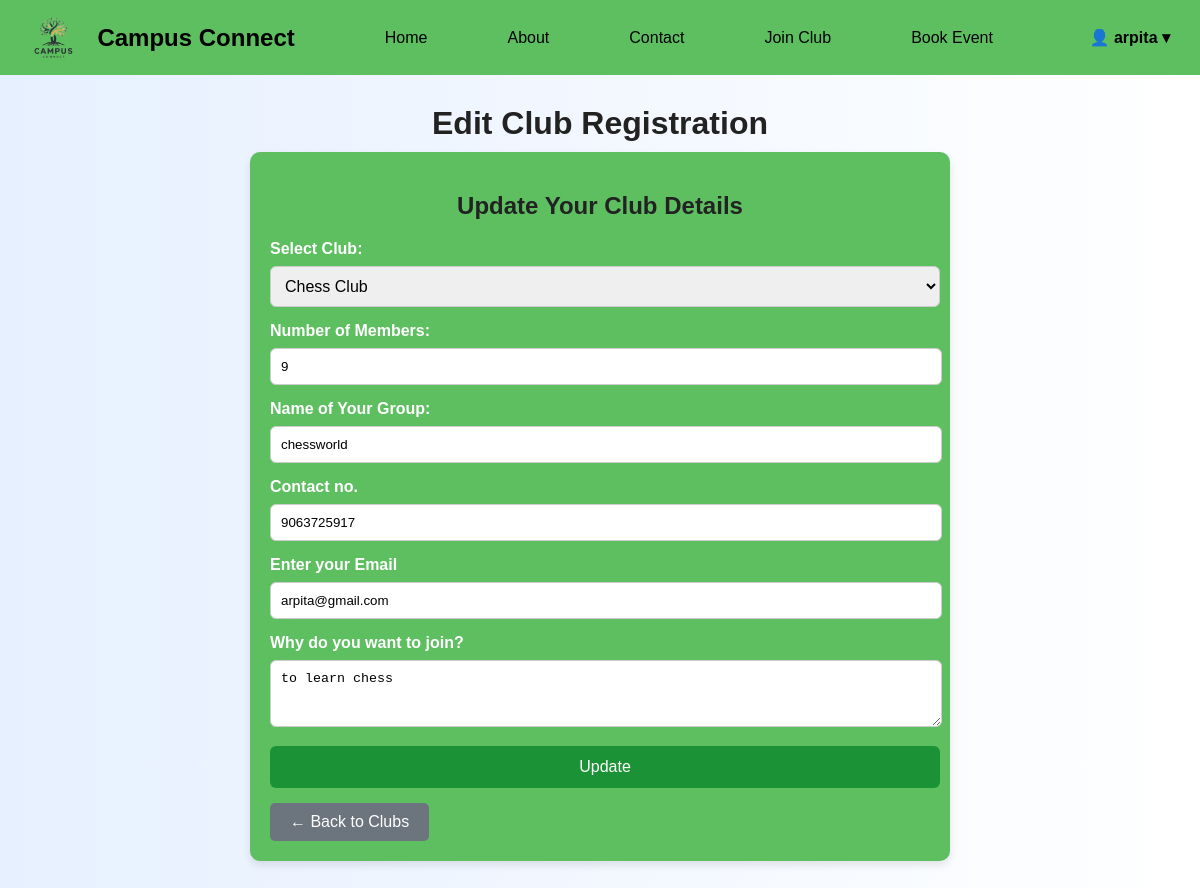
Page /edit_club/38 (signed in) on the committed database.
### tables this page shows
CREATE TABLE club_members (
    id INTEGER PRIMARY KEY AUTOINCREMENT,
    username TEXT NOT NULL,
    club TEXT NOT NULL,
    members INTEGER NOT NULL,
    group_name TEXT NOT NULL,
    reason TEXT,
    joined_at TIMESTAMP DEFAULT CURRENT_TIMESTAMP
, contact TEXT, email TEXT);

### app.py (the view, shortened to what this page needs)
@app.route('/edit_club/<int:id>', methods=['GET', 'POST'])
@login_required
def edit_club(id):
    username = session.get('user')
    conn = get_db_connection()
    group = conn.execute("SELECT * FROM club_members WHERE id=? AND username=?", (id, username)).fetchone()
    conn.close()
    if not group:
        flash("Group not found.", "danger")
        return redirect(url_for('join_club'))
    return render_template('edit_club.html', user=username, group=group)

### app.py (called while the page is built)
def get_db_connection():
    conn = sqlite3.connect(DB_PATH)
    conn.row_factory = sqlite3.Row
    return conn

def login_required(f):
    @wraps(f)
    def decorated_function(*args, **kwargs):
        if 'user' not in session:
            return redirect(url_for('login', next=request.path))
        return f(*args, **kwargs)
    return decorated_function

### templates/edit_club.html (shortened to what this page needs)
<!DOCTYPE html>
<html lang="en">
<head>
</head>
<body>
    <div class="navbar">
  <img src="{{ url_for('static', filename='images/logo.png') }}" style="height:45px; margin-right:10px;">
  <h2>Campus Connect</h2>
  <a href="{{ url_for('index') }}">Home</a>
  <a href="{{ url_for('about') }}">About</a>
  <a href="{{ url_for('contact') }}">Contact</a>
  <a href="{{ url_for('join_club') }}">Join Club</a>
  <a href="{{ url_for('book_event') }}">Book Event</a>
  {% if user %}
  <div class="user-section" id="userMenu">
    <span class="user-toggle">👤 {{ user }} &#9662;</span>
  </div>
  {% else %}
    <a href="{{ url_for('login') }}" class="login-btn">Login/Register</a>
  {% endif %}
</div>
  <div class="container">
    <h1>Edit Club Registration</h1>
    <div class="form-container">
      <h2>Update Your Club Details</h2>
      <form method="POST">
        <label for="club">Select Club:</label>
        <select name="club" id="club" required>
          <option value="Chess" {% if group['club'] == 'Chess' %}selected{% endif %}>Chess Club</option>
        </select>
        <label for="members">Number of Members:</label>
        <input type="number" name="members" id="members" value="{{ group['members'] }}" required>
        <label for="group_name">Name of Your Group:</label>
        <input type="text" name="group_name" id="group_name" value="{{ group['group_name'] }}" required>
        <label for="contact">Contact no.</label>
        <input type="text" name="contact" id="contact" value="{{ group['contact'] }}" required>
        <label for="email">Enter your Email</label>
        <input type="text" name="email" id="email" value="{{ group['email'] }}" required>
        <label for="reason">Why do you want to join?</label>
        <textarea name="reason" id="reason" rows="3" required>{{ group['reason'] }}</textarea>
        <button type="submit">Update</button>
      </form>
      <a href="{{ url_for('join_club') }}" class="btn-back">← Back to Clubs</a>
    </div>
  </div>
</body>
</html>

### templates/edit_club.html (style rules this page uses)
body { margin: 0; font-family: Arial, sans-serif; background: linear-gradient(to right, #e6f0ff, #ffffff); }
.navbar { display: flex; align-items: center; background-color: rgb(94, 191, 97); padding: 15px 30px; font-family: Arial, sans-serif; }
.navbar h2 { margin: 0 30px 0 10px; color: black; font-weight: bold; }
.navbar a { text-decoration: none; color: black; margin: 0 20px; font-weight: 500; margin-left: 60px; }
.user-section { position: relative; margin-left: auto; cursor: pointer; font-weight: bold; color: black; }
#club { width:670px; font-size: 16px; }
.container { text-align:center; margin:30px auto; max-width:700px; }
.container h1 { font-size:32px; margin-bottom:10px; color:#222; }
.form-container { background:rgb(94, 191, 97); padding:20px; border-radius:10px; box-shadow:0 4px 8px rgba(0,0,0,0.1); text-align:left; }
.form-container h2 { margin-bottom:20px; color:#222; text-align:center; }
label { display:block; margin-bottom:8px; font-weight:bold; color:#fff; }
select, input, textarea { width:650px; padding:10px; margin-bottom:15px; border:1px solid #ccc; border-radius:6px; }
.form-container button { width:670px; padding:12px; border:none; background:#1b9235; color:white; border-radius:6px; font-size:16px; cursor:pointer; }
.btn-back { display:inline-block; margin-top:15px; padding:10px 20px; background:#6c757d; color:white; border-radius:5px; text-decoration:none; }

### rows in the picture
club_members: username "arpita", club "Chess Club", members "9", group_name "chessworld", contact "9063725917", email "arpita@gmail.com", reason "to learn chess"
